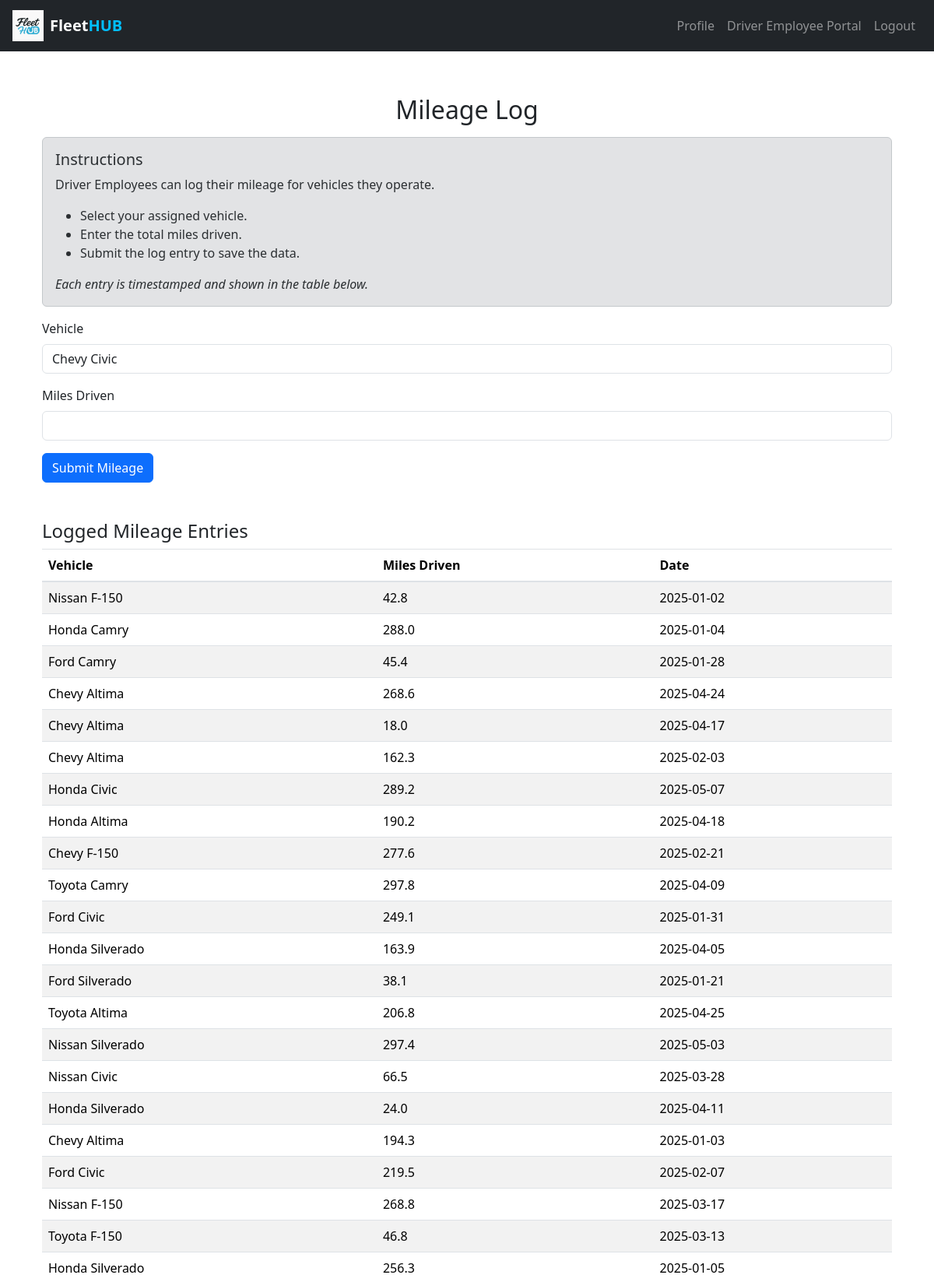
The app's page /mileage-log (signed in, upper part) with its own data.
### website/models.py (models this page shows)
class Vehicle(db.Model):
    id = db.Column(db.Integer, primary_key=True)
    vin = db.Column(db.String(17), unique=True, nullable=False)
    make = db.Column(db.String(50))
    model = db.Column(db.String(50))
    year = db.Column(db.Integer)
    engine_type = db.Column(db.String(50))
    displacement = db.Column(db.String(50))
    cylinders = db.Column(db.Integer)
    fuel_type = db.Column(db.String(50))
    owner_id = db.Column(db.Integer, db.ForeignKey('user.id'))

class MileageLog(db.Model):
    id = db.Column(db.Integer, primary_key=True)
    vehicle_id = db.Column(db.Integer, db.ForeignKey('vehicle.id'))
    driver_id = db.Column(db.Integer, db.ForeignKey('user.id'))
    miles_driven = db.Column(db.Float)
    date = db.Column(db.Date, default=func.now())

### website/views.py (the view, shortened to what this page needs)
@views.route('/mileage-log', methods=['GET', 'POST'])
@login_required
@role_required('Driver Employee')
def mileage_log():
    vehicles = Vehicle.query.filter_by(owner_id=current_user.id).all()
    mileage_logs = MileageLog.query.filter_by(driver_id=current_user.id).all()
    return render_template('driver_employee/mileage_log.html', vehicles=vehicles, mileage_logs=mileage_logs, user=current_user)

### website/__init__.py (called while the page is built)
def create_app():
    app = Flask(__name__)
    app.config['SECRET_KEY'] = 'hjshjhdjah kjshkjdhjs'
    app.config['SQLALCHEMY_DATABASE_URI'] = f'sqlite:///{DB_NAME}'
    db.init_app(app)
    from .views import views
    from .auth import auth
    app.register_blueprint(views, url_prefix='/')
    app.register_blueprint(auth, url_prefix='/')
    from .models import User
    with app.app_context():
        db.create_all()
    login_manager = LoginManager()
    login_manager.login_view = 'auth.login'
    login_manager.init_app(app)
    @login_manager.user_loader
    def load_user(id):
        return User.query.get(int(id))
    return app

### website/views.py (called while the page is built)
def role_required(role):
    def decorator(f):
        @wraps(f)
        def wrapped(*args, **kwargs):
            if current_user.role != role:
                abort(403)  # Forbidden
            return f(*args, **kwargs)
        return wrapped
    return decorator

### website/templates/driver_employee/mileage_log.html (shortened to what this page needs)
{% extends "base.html" %}
{% block content %}
<div class="container mt-4">
  <h2 class="text-center">Mileage Log</h2>
  <div class="alert alert-secondary mt-3">
    <h5>Instructions</h5>
    <p>Driver Employees can log their mileage for vehicles they operate.</p>
    <ul>
      <li>Select your assigned vehicle.</li>
      <li>Enter the total miles driven.</li>
      <li>Submit the log entry to save the data.</li>
    </ul>
    <p class="mb-0"><em>Each entry is timestamped and shown in the table below.</em></p>
  </div>
  <form method="POST" class="mb-4">
    <div class="form-group">
      <label for="vehicle_id">Vehicle</label>
      <select name="vehicle_id" class="form-control" required>
        {% for vehicle in vehicles %}
        <option value="{{ vehicle.id }}">{{ vehicle.make }} {{ vehicle.model }}</option>
        {% endfor %}
      </select>
    </div>
    <div class="form-group">
      <label for="miles_driven">Miles Driven</label>
      <input type="number" step="0.1" name="miles_driven" class="form-control" required>
    </div>
    <button type="submit" class="btn btn-primary">Submit Mileage</button>
  </form>
  <h4 class="mt-5">Logged Mileage Entries</h4>
  <table class="table table-striped mt-2">
    <thead>
      <tr>
        <th>Vehicle</th>
        <th>Miles Driven</th>
        <th>Date</th>
      </tr>
    </thead>
    <tbody>
      {% for entry in mileage_logs %}
      <tr>
        <td>
          {% for vehicle in vehicles %}
            {% if vehicle.id == entry.vehicle_id %}
              {{ vehicle.make }} {{ vehicle.model }}
            {% endif %}
          {% endfor %}
        </td>
        <td>{{ entry.miles_driven }}</td>
        <td>{{ entry.date.strftime('%Y-%m-%d') }}</td>
      </tr>
      {% endfor %}
    </tbody>
  </table>
</div>
{% endblock %}

### records on screen
MileageLog: miles_driven "42.8", date "2025-01-02"
Vehicle: make "Nissan", model "F-150"
MileageLog: miles_driven "288.0", date "2025-01-04"
Vehicle: make "Honda", model "Camry"
MileageLog: miles_driven "45.4", date "2025-01-28"
Vehicle: make "Ford", model "Camry"
MileageLog: miles_driven "268.6", date "2025-04-24"
Vehicle: make "Chevy", model "Altima"
MileageLog: miles_driven "18.0", date "2025-04-17"
MileageLog: miles_driven "162.3", date "2025-02-03"
Vehicle: make "Chevy", model "Altima"
MileageLog: miles_driven "289.2", date "2025-05-07"
Vehicle: make "Honda", model "Civic"
MileageLog: miles_driven "190.2", date "2025-04-18"
Vehicle: make "Honda", model "Altima"
MileageLog: miles_driven "277.6", date "2025-02-21"
Vehicle: make "Chevy", model "F-150"
MileageLog: miles_driven "297.8", date "2025-04-09"
Vehicle: make "Toyota", model "Camry"
MileageLog: miles_driven "249.1", date "2025-01-31"
Vehicle: make "Ford", model "Civic"
MileageLog: miles_driven "163.9", date "2025-04-05"
Vehicle: make "Honda", model "Silverado"
MileageLog: miles_driven "38.1", date "2025-01-21"
Vehicle: make "Ford", model "Silverado"
MileageLog: miles_driven "206.8", date "2025-04-25"
Vehicle: make "Toyota", model "Altima"
MileageLog: miles_driven "297.4", date "2025-05-03"
Vehicle: make "Nissan", model "Silverado"
MileageLog: miles_driven "66.5", date "2025-03-28"
Vehicle: make "Nissan", model "Civic"
MileageLog: miles_driven "24.0", date "2025-04-11"
MileageLog: miles_driven "194.3", date "2025-01-03"
MileageLog: miles_driven "219.5", date "2025-02-07"
Vehicle: make "Ford", model "Civic"
MileageLog: miles_driven "268.8", date "2025-03-17"
Vehicle: make "Nissan", model "F-150"
MileageLog: miles_driven "46.8", date "2025-03-13"
Vehicle: make "Toyota", model "F-150"
MileageLog: miles_driven "256.3", date "2025-01-05"
Vehicle: make "Honda", model "Silverado"

### other values on screen
form field vehicle_id "Chevy Civic"
